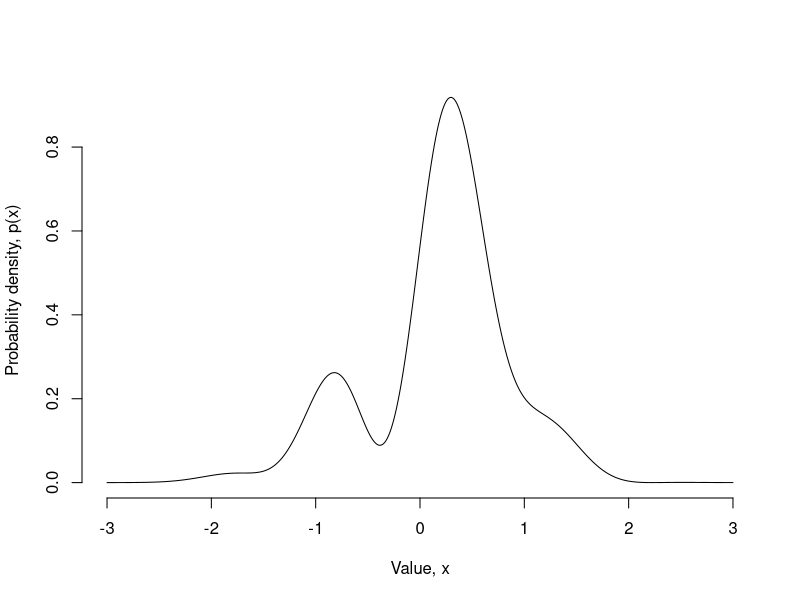
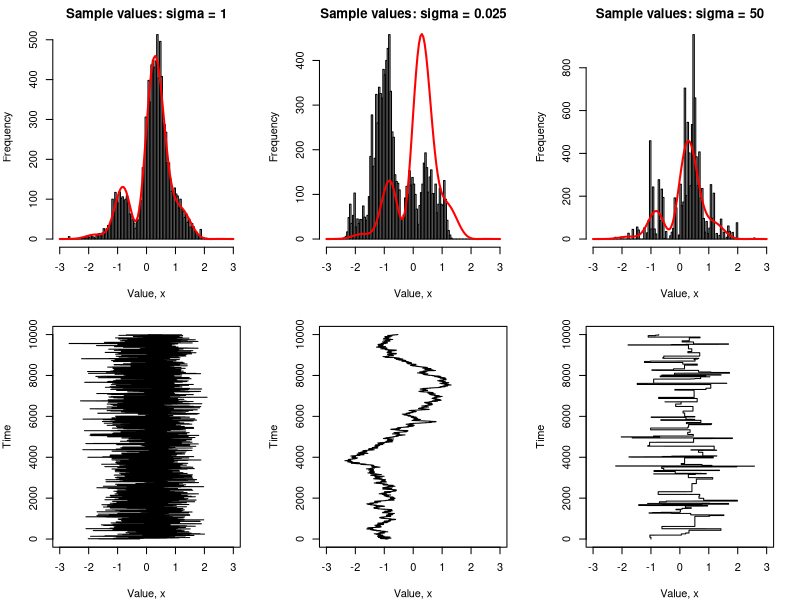
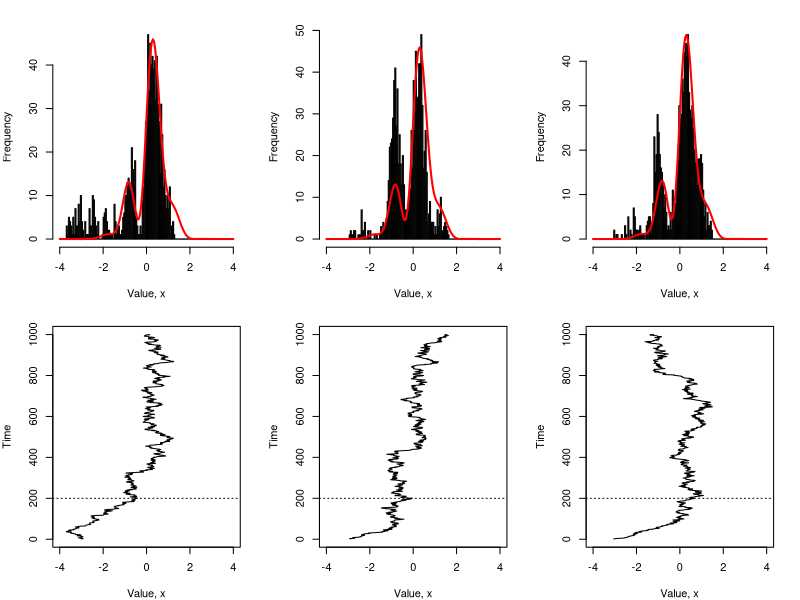
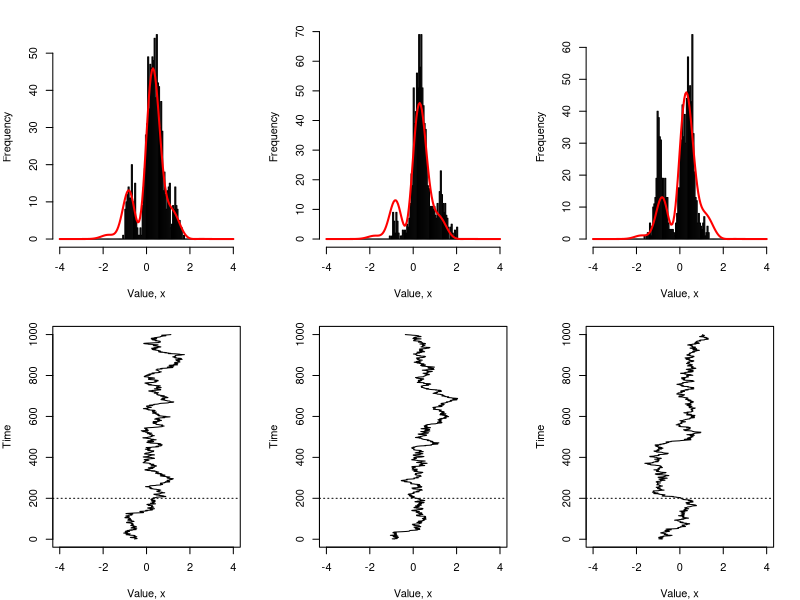
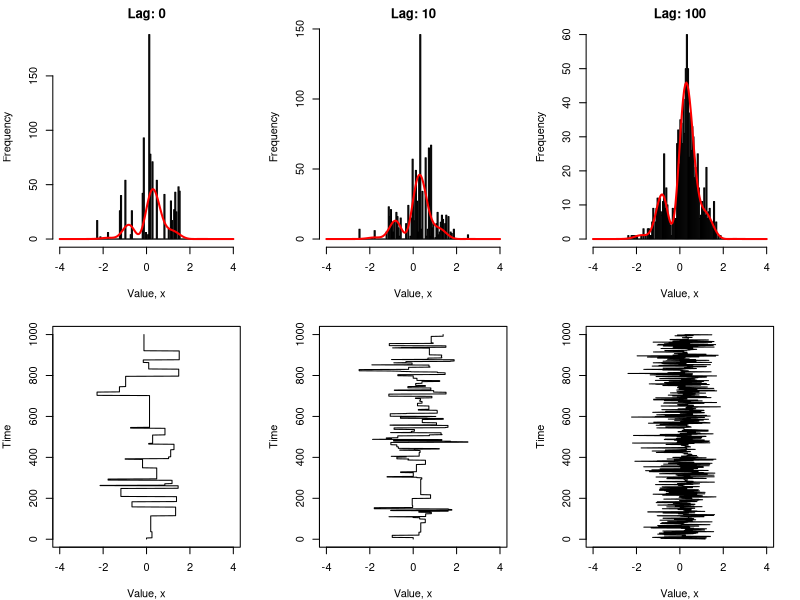

These figures' R source, in order:
## ---- chunk 1
wide <- 136
narrow <- 76
options(width = narrow)
cache_images <- TRUE
set.seed(1)
## ---- chunk 2
x <- seq(-3, 3, .01)
y <- exp(-x ^ 2) * (2 + sin(5 * x) + sin(2 * x))
y <- y / sum(y) / .01
plot(x, y, "l", axes = FALSE, xlab = "Value, x", ylab = "Probability density, p(x)")
axis(1)
axis(2)
## ---- chunk 3
target <- function(x) {
  exp(-x^2) * (2 + sin(5 * x) + sin(2 * x))
}

metropolis_step <- function(x, sigma) {
  proposed_x <- rnorm(1, mean = x, sd = sigma)
  accept_prob <- min(1, target(proposed_x) / target(x))
  u <- runif(1)
  if(u <= accept_prob) {
    value <- proposed_x
    accepted <- TRUE
  } else {
    value <- x
    accepted <- FALSE
  }
  out <- data.frame(value = value, accepted = accepted)
  out
}

metropolis_sampler <- function(initial_value, 
                               n = 1000, 
                               sigma = 1, 
                               burnin = 0, 
                               lag = 1) {
  
  results <- list()
  current_state <- initial_value
  for(i in 1:burnin) {
    out <- metropolis_step(current_state, sigma)
    current_state <- out$value
  }
  for(i in 1:n) {
    for(j in 1:lag) {
      out <- metropolis_step(current_state, sigma)
      current_state <- out$value
    }
    results[[i]] <- out
  }
  results <- do.call(rbind, results)
  results
}
## ---- chunk 4
set.seed(1234)
out <- metropolis_sampler(initial_value = 0)
out[1:10, ]
## ---- chunk 5
#| code-fold: true
#| code-summary: Source code for plots
set.seed(1234)
par(mar = c(4, 4, 2, 2))
layout(matrix(1:6, nrow = 2, ncol = 3))
sigma <- c(1, 0.025, 50)
n <- 10000
for(i in 1:3) {
  out <- metropolis_sampler(
    initial_value = -1, 
    n = n, 
    sigma = sigma[i]
  )
  hist(
    out$value, 
    breaks = seq(-3, 3, .05),
    main = paste("Sample values: sigma =", sigma[i]),
    xlab = "Value, x",
    ylab = "Frequency"
  )
  x <- seq(-3, 3, .05)
  p <- target(seq(-3, 3, .05))
  expected <- n * p / sum(p) 
  lines(
    x = x, 
    y = expected, 
    type = "l", 
    col = "red",
    lwd = 2
  )
  plot(
    x = out$value, 
    y = 1:n, 
    type = "l", 
    xlim = c(-3, 3),
    xlab = "Value, x",
    ylab = "Time"
  )
}
## ---- chunk 6
#| code-fold: true
#| code-summary: Source code for plots
set.seed(1234)
par(mar = c(4, 4, 2, 2))
layout(matrix(1:6, nrow = 2, ncol = 3))
n <- 1000
for(i in 1:3) {
  out <- metropolis_sampler(
    initial_value = -3, 
    n = n, 
    sigma = .1
  )
  hist(
    out$value, 
    breaks = seq(-4, 4, .05),
    main = NULL,
    xlab = "Value, x",
    ylab = "Frequency"
  )
  x <- seq(-4, 4, .05)
  p <- target(seq(-4, 4, .05))
  expected <- n * p / sum(p) 
  lines(
    x = x, 
    y = expected, 
    type = "l", 
    col = "red",
    lwd = 2
  )
  plot(
    x = out$value, 
    y = 1:n, 
    type = "l", 
    xlim = c(-4, 4),
    xlab = "Value, x",
    ylab = "Time"
  )
  abline(h = 200, lty = "dotted")
}
## ---- chunk 7
#| code-fold: true
#| code-summary: Source code for plots
set.seed(1234)
par(mar = c(4, 4, 2, 2))
layout(matrix(1:6, nrow = 2, ncol = 3))
n <- 1000
for(i in 1:3) {
  out <- metropolis_sampler(
    initial_value = -3, 
    burnin = 200,
    n = n, 
    sigma = .1
  )
  hist(
    out$value, 
    breaks = seq(-4, 4, .05),
    main = NULL,
    xlab = "Value, x",
    ylab = "Frequency"
  )
  x <- seq(-4, 4, .05)
  p <- target(seq(-4, 4, .05))
  expected <- n * p / sum(p) 
  lines(
    x = x, 
    y = expected, 
    type = "l", 
    col = "red",
    lwd = 2
  )
  plot(
    x = out$value, 
    y = 1:n, 
    type = "l", 
    xlim = c(-4, 4),
    xlab = "Value, x",
    ylab = "Time"
  )
  abline(h = 200, lty = "dotted")
}
## ---- chunk 8
#| code-fold: true
#| code-summary: Source code for plots
set.seed(1234)
par(mar = c(4, 4, 2, 2))
layout(matrix(1:6, nrow = 2, ncol = 3))
n <- 1000
lag <- c(0, 10, 100)
for(i in 1:3) {
  out <- metropolis_sampler(
    initial_value = 0,
    lag = lag[i],
    n = n, 
    sigma = 50
  )
  hist(
    out$value, 
    breaks = seq(-4, 4, .05),
    main = paste("Lag:", lag[i]),
    xlab = "Value, x",
    ylab = "Frequency"
  )
  x <- seq(-4, 4, .05)
  p <- target(seq(-4, 4, .05))
  expected <- n * p / sum(p) 
  lines(
    x = x, 
    y = expected, 
    type = "l", 
    col = "red",
    lwd = 2
  )
  plot(
    x = out$value, 
    y = 1:n, 
    type = "l", 
    xlim = c(-4, 4),
    xlab = "Value, x",
    ylab = "Time"
  )
}
